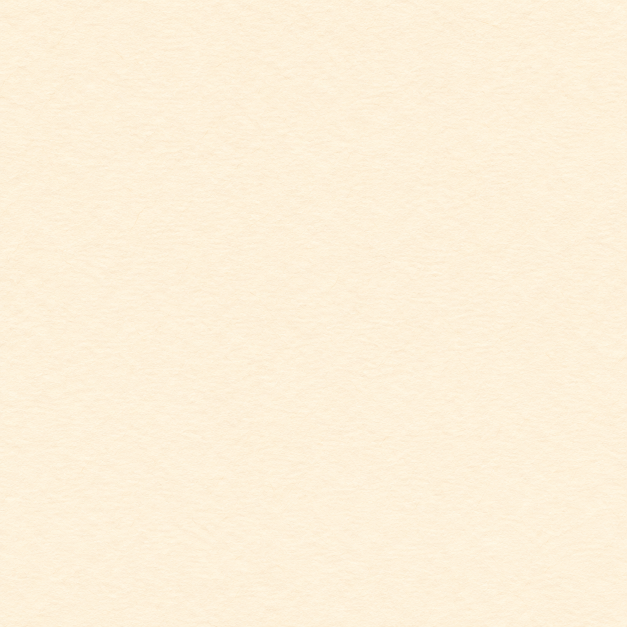
#> input picture artwork/continuous-paper.png, 1254 x 1254 px (shown at 1/2 size)
$ python export-reading-materials.py
#> lines starting #> are read from the running program, lines starting #| are printed output that depends on the picture
"""Export generated reading-paper texture and photo fasteners; never touches photographs."""
from pathlib import Path
from PIL import Image

root = Path(__file__).resolve().parent.parent
output = root / "public/images/stationery"
output.mkdir(parents=True, exist_ok=True)
Image.open(root / "artwork/continuous-paper.png").resize(
    (640, 640), Image.Resampling.LANCZOS
).save(output / "continuous-paper.webp", quality=88, method=6)
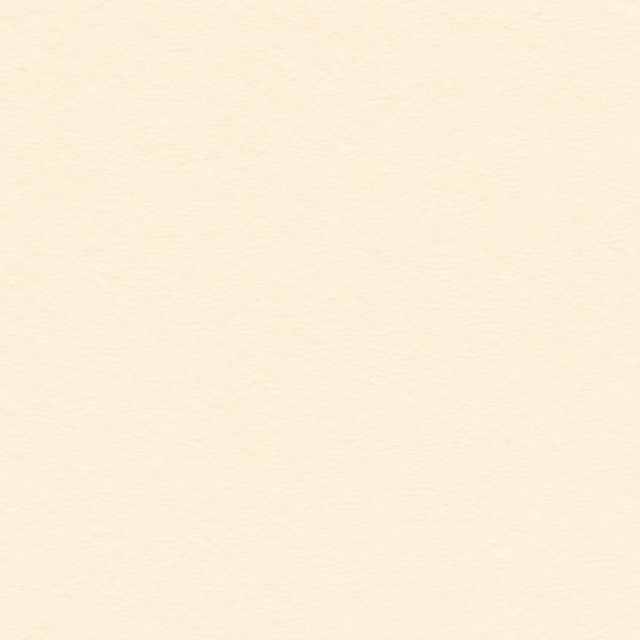
#> saved as continuous-paper.webp: PIL image 640x640 RGB; mean R, G, B 253, 240.5, 218

sheet = Image.open(root / "artwork/photo-fasteners.png").convert("RGBA")
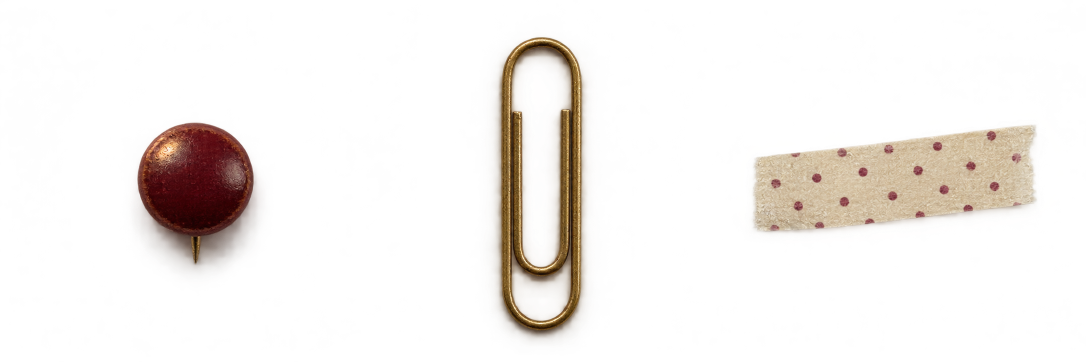
#> input picture artwork/photo-fasteners.png, 2172 x 724 px (shown at 1/2 size)
#> sheet is the input picture: PIL image 2172x724 RGBA; mean R, G, B, A 32.8, 26.2, 20.6, 30.6
width, height = sheet.size
#> width = 2172; height = 724
for index, name in enumerate(("photo-pushpin", "photo-paperclip", "photo-tape")):
    cell = sheet.crop((round(index * width / 3), 0, round((index + 1) * width / 3), height))
    bounds = cell.getchannel("A").point(lambda alpha: 255 if alpha > 35 else 0).getbbox()
    cell = cell.crop(bounds)
    cell.thumbnail((220, 220), Image.Resampling.LANCZOS)
    cell.save(output / f"{name}.webp", quality=92, method=6)
#> this loop made 3 passes
#> bounds on passes 1 to 3: (274, 245, 515, 538), (265, 74, 450, 679), (56, 249, 626, 466)
#> pass 1, `cell = sheet.crop((round(index * width / 3), 0, round((index + 1) * wi..`:
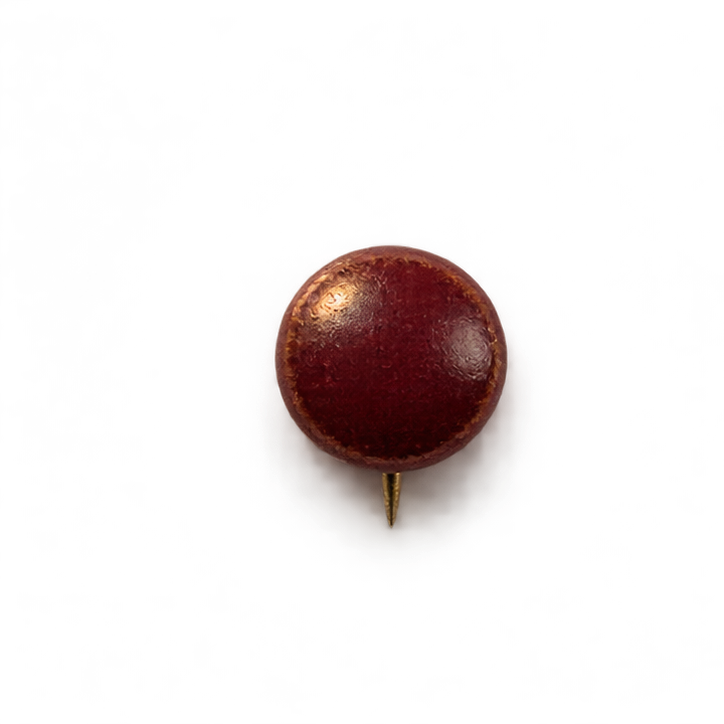
#> cell: PIL image 724x724 RGBA; mean R, G, B, A 12.2, 5.9, 5, 23.2; transparent parts drawn white
#> pass 1, `cell = cell.crop(bounds)`:
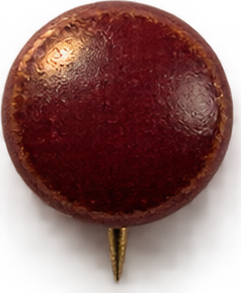
#> cell: PIL image 241x293 RGBA; mean R, G, B, A 80.5, 38, 32.3, 170; transparent parts drawn white
#> pass 1, `cell.save(output / f"{name}.webp", quality=92, method=6)`:
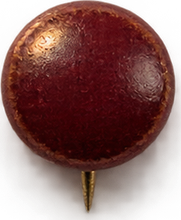
#> saved as photo-pushpin.webp: PIL image 181x220 RGBA; mean R, G, B, A 80.1, 37.8, 32.1, 170; transparent parts drawn white
#> pass 2, `cell = sheet.crop((round(index * width / 3), 0, round((index + 1) * wi..`:
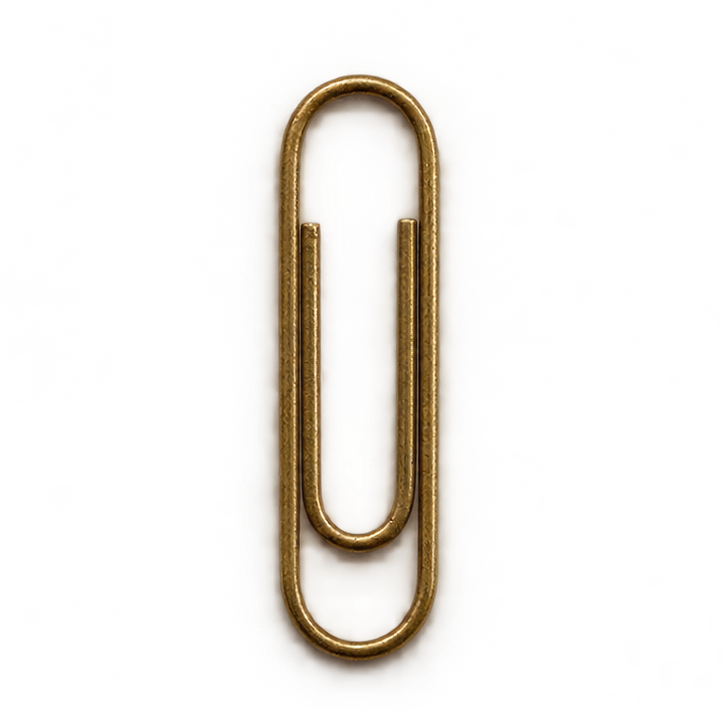
#> cell: PIL image 724x724 RGBA; mean R, G, B, A 35.7, 28.5, 20.2, 26.1; transparent parts drawn white
#> after the loop:
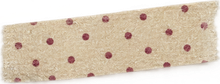
#> cell: PIL image 220x84 RGBA; mean R, G, B, A 182.2, 162.5, 137.3, 179.6; transparent parts drawn white
